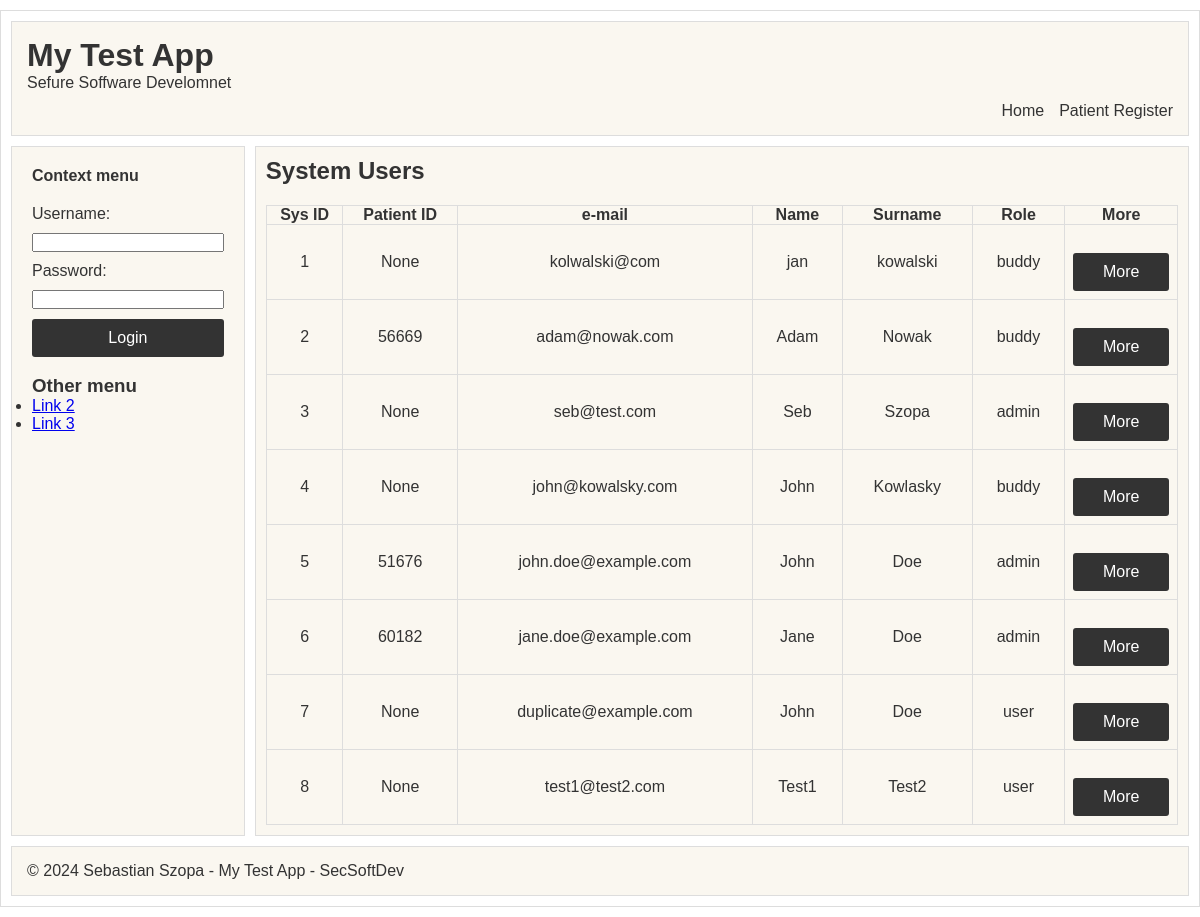
Before: /system with the older database file.
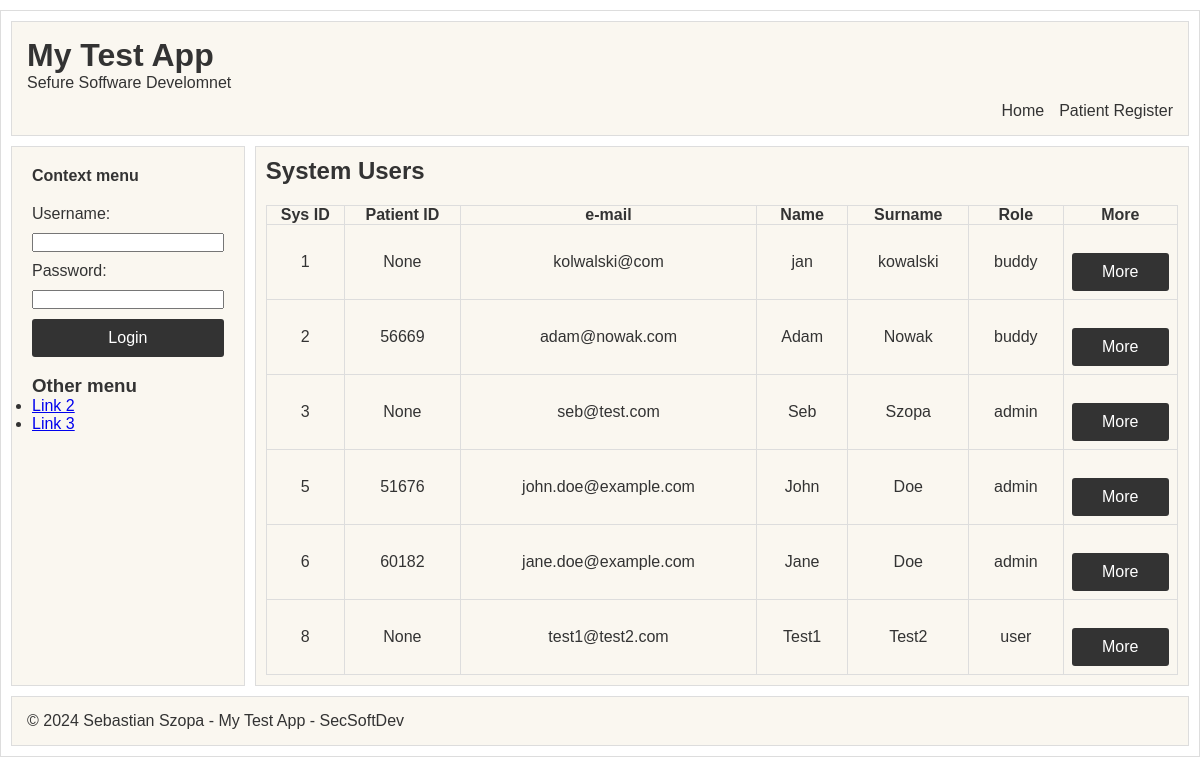
After: the same page with the newer database file.
### tables this page shows
CREATE TABLE "sys_usrs" (
	"su_id"	INTEGER,
	"email"	TEXT NOT NULL UNIQUE,
	"name"	TEXT NOT NULL,
	"surname"	TEXT,
	"role"	TEXT,
	"passwd"	TEXT,
	"p_id"	NUMERIC,
	PRIMARY KEY("su_id" AUTOINCREMENT)
);

### app.py (the view)
@app.route('/system')
def get_sysusers():
    with sqlite3.connect(SQLITE_DB) as conn:
        conn.row_factory = sqlite3.Row
        cursor = conn.cursor()
        cursor.execute('SELECT "su_id", "p_id", "email", "name", "surname", "role" FROM "sys_usrs";')
        rows = cursor.fetchall()
        for row in rows:
            print(dict(row))  # Debug: Wyświetlanie wyników zapytania w terminalu
    return render_template('sysusers.html', rows=rows)

### templates/sysusers.html (shortened to what this page needs)
{% include 'menu.html' %}
<main>
    {% include 'context.html' %}
    <section class="content">
        <h1>System Users</h1>
        <table>
            <thead>
                <tr>
                    <th>Sys ID</th>
                    <th>Patient ID</th>
                    <th>e-mail</th>
                    <th>Name</th>
                    <th>Surname</th>
                    <th>Role</th>
                    <th>More</th>
                </tr>
            </thead>
            <tbody>
                {% for row in rows %}
                    <tr>
                        <td>{{ row["su_id"] }}</td>
                        <td>{{ row["p_id"] }}</td>
                        <td>{{ row["email"] }}</td>
                        <td>{{ row["name"] }}</td>
                        <td>{{ row["surname"] }}</td>
                        <td>{{ row["role"] }}</td>
                        <td>
                            <form method="post" action="/system/users/more">
                                <button type="submit">More</button>
                            </form>
                        </td>
                    </tr>
                {% endfor %}
            </tbody>
        </table>
    </section>
</main>
{% include 'foot.html' %}

### templates/menu.html (shortened to what this page needs)
<!DOCTYPE html>
<html lang="en">
<head>
    <link rel="stylesheet" href="{{ url_for('static', filename='style.css') }}">
</head>
<body>
<div class="container">
    <header>
    <div class="title">
        <h1>My Test App</h1>
        <h2>Sefure Soffware Develomnet</h2>
    </div>
    <ul class="menu">
        <li><a href="/">Home</a></li>
        <li><a href="/patient_register">Patient Register</a></li>
    </ul>
</header>

### templates/context.html
<aside class="sidebar">
    <b>Context menu</b>
    <br>
  <ul>
    {% if 'username' in session %}
        <h3>Welcome, {{ session['username'] }}!</h3>
        <br>
        <p><b>You are logged in.</b></p>
        <br>
        <h3>Logged users only</h3>
        <br>
        <li><a href="{{ url_for('dashboard') }}">Dashboard</a></li>
        <li><a href="{{ url_for('logout') }}">Log out</a></li>
        <h3>Sytem</h3>
        <li><a href="/system">System</a></li>
        <li><a href="/system/users/add">Add SysUser</a></li>
        <h3>Patients</h3>
        <li><a href="/patients">Patients</a></li>
    {% else %}
        <form action="{{ url_for('login') }}" method="post">
            <label for="username">Username:</label>
            <input type="text" id="username" name="username" required>
            <label for="password">Password:</label>
            <input type="password" id="password" name="password" required>
            <button type="submit">Login</button>
        </form>
    {% endif %}
        <br>
        <h3>Other menu</h3>
        <li><a href="#">Link 2</a></li>
        <li><a href="#">Link 3</a></li>
    </ul>
</aside>

### templates/foot.html
<footer>
    <p>&copy; 2024 Sebastian Szopa - My Test App - SecSoftDev</p>
</footer>
</div>
</body>
</html>

### static/style.css (style rules this page uses)
* { box-sizing: border-box; margin: 0; padding: 0; }
body { font-family: Arial, sans-serif; background-color: #ffffff; color: #333; }
.container { max-width: 1200px; margin: 10px auto; padding: 10px; border: 1px solid #ddd; background-color: #fff; }
header { padding: 15px; background-color: #faf7f0; border: 1px solid #ddd; margin-bottom: 10px; display: flex; flex-direction: column; }
.title { display: flex; flex-direction: column; align-items: flex-start; margin-bottom: 10px; }
header h1, header h2 { margin: 0; text-align: left; }
header h2 { font-weight: normal; font-size: 1rem; }
.menu { align-self: flex-end; display: flex; list-style-type: none; padding: 0; gap: 15px; }
.menu a { text-decoration: none; color: #333; font-weight: normal; }
footer { padding: 15px; background-color: #faf7f0; border: 1px solid #ddd; margin-top: 10px; }
main { display: flex; width: 100%; gap: 10px; }
.sidebar { width: 20%; padding: 20px; background-color: #faf7f0; border: 1px solid #ddd; }
.content { width: 80%; padding: 10px; background-color: #faf7f0; border: 1px solid #ddd; }
table { width: 100%; border-collapse: collapse; margin-top: 20px; }
table, th, td { border: 1px solid #ddd; }
td { padding: 8px; text-align: center; }
form { display: flex; flex-direction: column; gap: 10px; margin-top: 20px; }
button { padding: 10px; font-size: 16px; color: #fff; background-color: #333; border: none; cursor: pointer; border-radius: 3px; }

Changed rows visible on the page:
removed sys_usrs: su_id "4", p_id "None", email "john@kowalsky.com", name "John", surname "Kowlasky", role "buddy"
removed sys_usrs: su_id "7", p_id "None", email "duplicate@example.com", name "John", surname "Doe", role "user"
